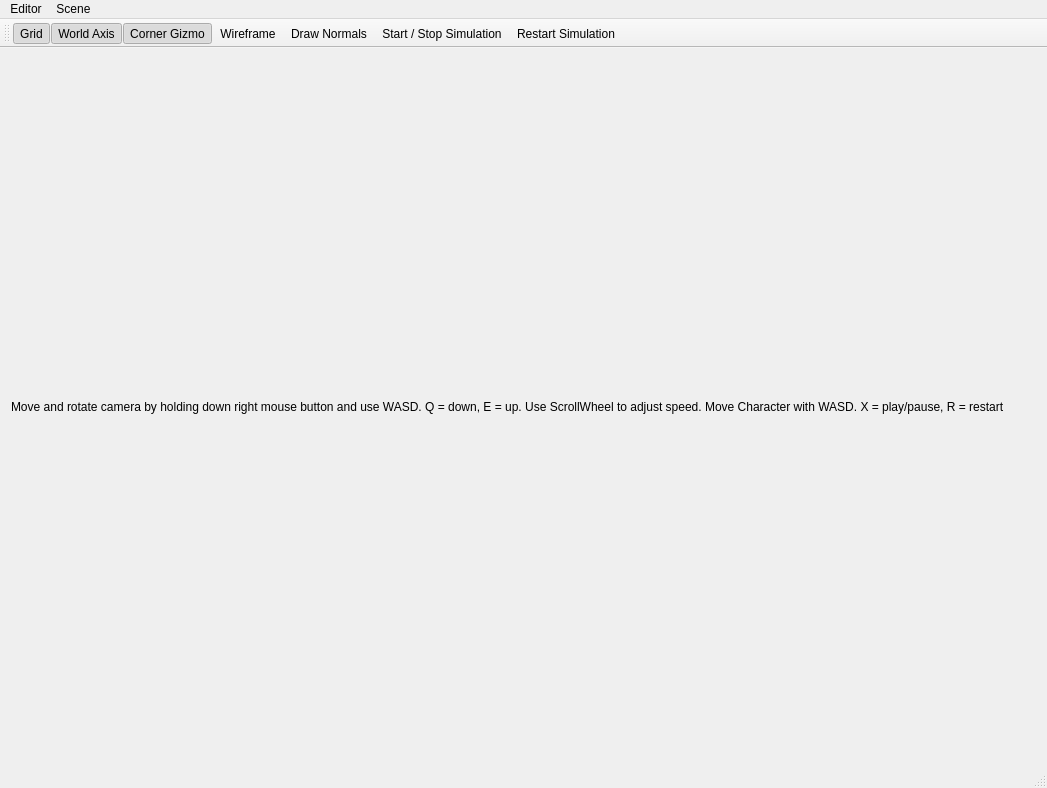
<?xml version="1.0" encoding="UTF-8"?>
<ui version="4.0">
 <class>MainWindow</class>
 <widget class="QMainWindow" name="MainWindow">
  <property name="geometry">
   <rect>
    <x>0</x>
    <y>0</y>
    <width>1047</width>
    <height>788</height>
   </rect>
  </property>
  <property name="windowTitle">
   <string>OpenGL in Qt is great fun!</string>
  </property>
  <widget class="QWidget" name="centralWidget">
   <layout class="QVBoxLayout" name="verticalLayout">
    <item>
     <layout class="QVBoxLayout" name="OpenGLLayout"/>
    </item>
    <item>
     <widget class="QLabel" name="label">
      <property name="sizePolicy">
       <sizepolicy hsizetype="Preferred" vsizetype="Minimum">
        <horstretch>0</horstretch>
        <verstretch>0</verstretch>
       </sizepolicy>
      </property>
      <property name="maximumSize">
       <size>
        <width>16777215</width>
        <height>20</height>
       </size>
      </property>
      <property name="text">
       <string>Move and rotate camera by holding down right mouse button and use WASD. Q = down, E = up. Use ScrollWheel to adjust speed. Move Character with WASD. X = play/pause, R = restart</string>
      </property>
     </widget>
    </item>
   </layout>
  </widget>
  <widget class="QMenuBar" name="menuBar">
   <property name="geometry">
    <rect>
     <x>0</x>
     <y>0</y>
     <width>1047</width>
     <height>20</height>
    </rect>
   </property>
   <widget class="QMenu" name="menuEditor">
    <property name="title">
     <string>Editor</string>
    </property>
    <addaction name="actionGrid"/>
    <addaction name="actionAxis"/>
    <addaction name="actionCorner_Gizmo"/>
    <addaction name="actionWireframe"/>
    <addaction name="actionDraw_Normals"/>
   </widget>
   <widget class="QMenu" name="menuScene">
    <property name="title">
     <string>Scene</string>
    </property>
    <addaction name="separator"/>
    <addaction name="actionScene_1"/>
    <addaction name="actionScene_2"/>
    <addaction name="actionScene_3"/>
   </widget>
   <addaction name="menuEditor"/>
   <addaction name="menuScene"/>
  </widget>
  <widget class="QToolBar" name="mainToolBar">
   <property name="enabled">
    <bool>true</bool>
   </property>
   <attribute name="toolBarArea">
    <enum>TopToolBarArea</enum>
   </attribute>
   <attribute name="toolBarBreak">
    <bool>false</bool>
   </attribute>
   <addaction name="actionGrid"/>
   <addaction name="actionAxis"/>
   <addaction name="actionCorner_Gizmo"/>
   <addaction name="actionWireframe"/>
   <addaction name="actionDraw_Normals"/>
   <addaction name="actionStart_Stop_Simulation"/>
   <addaction name="actionRestart_Simulation"/>
  </widget>
  <widget class="QStatusBar" name="statusBar"/>
  <action name="actionGrid">
   <property name="checkable">
    <bool>true</bool>
   </property>
   <property name="checked">
    <bool>true</bool>
   </property>
   <property name="text">
    <string>Grid</string>
   </property>
  </action>
  <action name="actionAxis">
   <property name="checkable">
    <bool>true</bool>
   </property>
   <property name="checked">
    <bool>true</bool>
   </property>
   <property name="text">
    <string>World Axis</string>
   </property>
  </action>
  <action name="actionCorner_Gizmo">
   <property name="checkable">
    <bool>true</bool>
   </property>
   <property name="checked">
    <bool>true</bool>
   </property>
   <property name="text">
    <string>Corner Gizmo</string>
   </property>
  </action>
  <action name="actionWireframe">
   <property name="checkable">
    <bool>true</bool>
   </property>
   <property name="text">
    <string>Wireframe</string>
   </property>
  </action>
  <action name="actionDraw_Normals">
   <property name="checkable">
    <bool>true</bool>
   </property>
   <property name="text">
    <string>Draw Normals</string>
   </property>
  </action>
  <action name="actionScene_1">
   <property name="text">
    <string>Scene 1</string>
   </property>
  </action>
  <action name="actionScene_2">
   <property name="text">
    <string>Scene 2</string>
   </property>
  </action>
  <action name="actionScene_3">
   <property name="text">
    <string>Scene 3</string>
   </property>
  </action>
  <action name="actionStart_Stop_Simulation">
   <property name="text">
    <string>Start / Stop Simulation</string>
   </property>
   <property name="toolTip">
    <string>Starts or stops the current scene's simulation</string>
   </property>
  </action>
  <action name="actionRestart_Simulation">
   <property name="text">
    <string>Restart Simulation</string>
   </property>
   <property name="toolTip">
    <string>restarts the current scene's simulation</string>
   </property>
  </action>
 </widget>
 <layoutdefault spacing="6" margin="11"/>
 <resources/>
 <connections/>
</ui>
